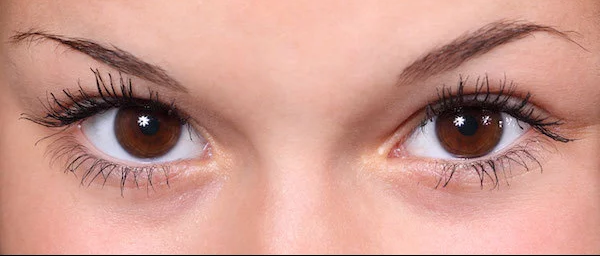
#> input picture hough transform/circle.png, 602 x 256 px
$ python circle_detect.py
#> lines starting #> are read from the running program, lines starting #| are printed output that depends on the picture; after the words box and inside, x2 and y2 are one past the last pixel; in counts of white or black regions, pixels touching at a corner belong together
import numpy as np
import cv2
#READ IMAGE
img=cv2.imread('circle.png',cv2.IMREAD_COLOR)
#> img is the input picture: shape (256, 602, 3); mean B, G, R 142.3, 153.3, 204.2
#GRAY THIS IMAGE
gray=cv2.cvtColor(img,cv2.COLOR_RGB2GRAY)
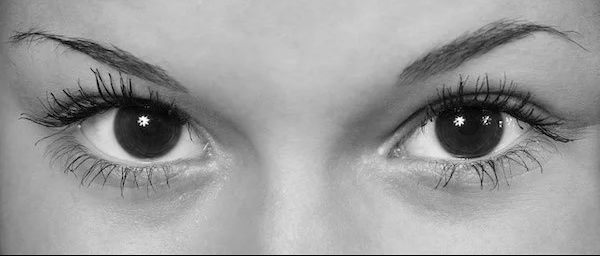
#> gray: shape (256, 602); min 0, max 255, mean 155.8

edges=cv2.Canny(gray,30,255)
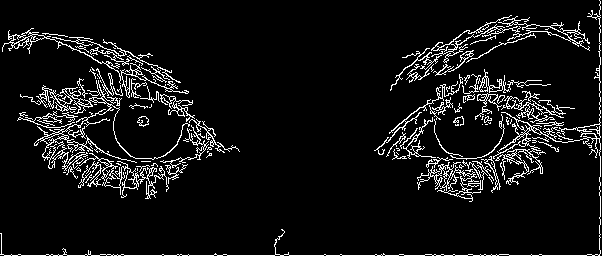
#> edges: shape (256, 602); 7.5% white in thin lines or dots
cv2.imshow('edges',edges)
#BLUR IMAGE TO REDUCE NOISE
blur=cv2.medianBlur(gray,5)
#APPLY HOUGH TRANSFORM TO THE CIRCLE
circles=cv2.HoughCircles(blur,cv2.HOUGH_GRADIENT,1,
                          135,param1=200,param2=10,minRadius=5,maxRadius=30)
#> circles = [[142.5, 126.5, 29.4], [462.5, 127.5, 28.2]]
# #DRAW DETECTED CIRCLE
if circles is not None:
     circles=np.uint16(np.around(circles))
#> circles = [[142, 126, 29], [462, 128, 28]]
     for i in circles[0,:]:
         #DRAW OUTER CIRCLE
         cv2.circle(img,(i[0],i[1]),i[2],(255,0,0),2)
         #DRAW INNER CIRCLE
         cv2.circle(img,(i[0],i[1]),2,(0,255,0),3)
#> this loop made 2 passes
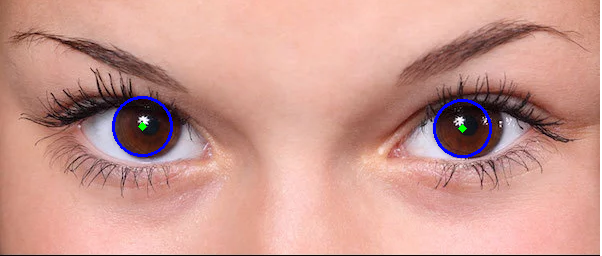
#> img: shape (256, 602, 3); 0.75% of pixels changed, all inside (x1, y1, x2, y2) = (112, 96, 492, 158)

cv2.imshow('image',img)

cv2.waitKey(0)
cv2.destroyAllWindows()
